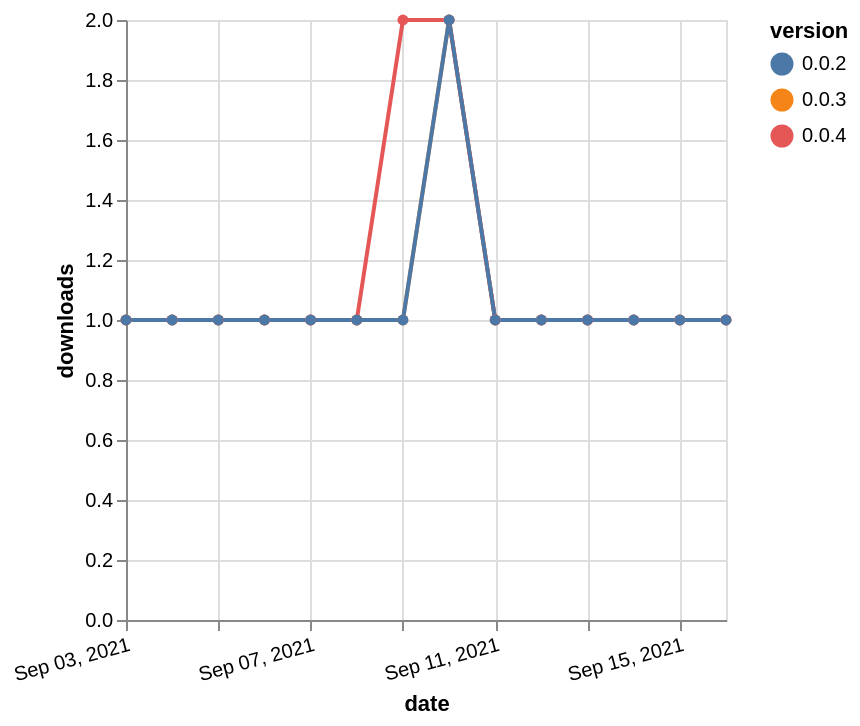

The Vega-Lite source for this figure:
### Vega-Lite specification from a JSON file in a GitHub repository (floating-point values rounded to 4 significant figures)
{"$schema": "https://vega.github.io/schema/vega-lite/v5.json", "description": "A simple bar chart with embedded data.", "data": {"values": [{"date": "2021-09-03", "total": 185, "delta": 1, "version": "0.0.3"}, {"date": "2021-09-04", "total": 186, "delta": 1, "version": "0.0.3"}, {"date": "2021-09-05", "total": 187, "delta": 1, "version": "0.0.3"}, {"date": "2021-09-06", "total": 188, "delta": 1, "version": "0.0.3"}, {"date": "2021-09-07", "total": 189, "delta": 1, "version": "0.0.3"}, {"date": "2021-09-08", "total": 190, "delta": 1, "version": "0.0.3"}, {"date": "2021-09-09", "total": 191, "delta": 1, "version": "0.0.3"}, {"date": "2021-09-10", "total": 193, "delta": 2, "version": "0.0.3"}, {"date": "2021-09-11", "total": 194, "delta": 1, "version": "0.0.3"}, {"date": "2021-09-12", "total": 195, "delta": 1, "version": "0.0.3"}, {"date": "2021-09-13", "total": 196, "delta": 1, "version": "0.0.3"}, {"date": "2021-09-14", "total": 197, "delta": 1, "version": "0.0.3"}, {"date": "2021-09-15", "total": 198, "delta": 1, "version": "0.0.3"}, {"date": "2021-09-16", "total": 199, "delta": 1, "version": "0.0.3"}, {"date": "2021-09-03", "total": 146, "delta": 1, "version": "0.0.4"}, {"date": "2021-09-04", "total": 147, "delta": 1, "version": "0.0.4"}, {"date": "2021-09-05", "total": 148, "delta": 1, "version": "0.0.4"}, {"date": "2021-09-06", "total": 149, "delta": 1, "version": "0.0.4"}, {"date": "2021-09-07", "total": 150, "delta": 1, "version": "0.0.4"}, {"date": "2021-09-08", "total": 151, "delta": 1, "version": "0.0.4"}, {"date": "2021-09-09", "total": 153, "delta": 2, "version": "0.0.4"}, {"date": "2021-09-10", "total": 155, "delta": 2, "version": "0.0.4"}, {"date": "2021-09-11", "total": 156, "delta": 1, "version": "0.0.4"}, {"date": "2021-09-12", "total": 157, "delta": 1, "version": "0.0.4"}, {"date": "2021-09-13", "total": 158, "delta": 1, "version": "0.0.4"}, {"date": "2021-09-14", "total": 159, "delta": 1, "version": "0.0.4"}, {"date": "2021-09-15", "total": 160, "delta": 1, "version": "0.0.4"}, {"date": "2021-09-16", "total": 161, "delta": 1, "version": "0.0.4"}, {"date": "2021-09-03", "total": 196, "delta": 1, "version": "0.0.2"}, {"date": "2021-09-04", "total": 197, "delta": 1, "version": "0.0.2"}, {"date": "2021-09-05", "total": 198, "delta": 1, "version": "0.0.2"}, {"date": "2021-09-06", "total": 199, "delta": 1, "version": "0.0.2"}, {"date": "2021-09-07", "total": 200, "delta": 1, "version": "0.0.2"}, {"date": "2021-09-08", "total": 201, "delta": 1, "version": "0.0.2"}, {"date": "2021-09-09", "total": 202, "delta": 1, "version": "0.0.2"}, {"date": "2021-09-10", "total": 204, "delta": 2, "version": "0.0.2"}, {"date": "2021-09-11", "total": 205, "delta": 1, "version": "0.0.2"}, {"date": "2021-09-12", "total": 206, "delta": 1, "version": "0.0.2"}, {"date": "2021-09-13", "total": 207, "delta": 1, "version": "0.0.2"}, {"date": "2021-09-14", "total": 208, "delta": 1, "version": "0.0.2"}, {"date": "2021-09-15", "total": 209, "delta": 1, "version": "0.0.2"}, {"date": "2021-09-16", "total": 210, "delta": 1, "version": "0.0.2"}]}, "width": "container", "mark": {"type": "line", "point": {"filled": true}}, "encoding": {"x": {"field": "date", "type": "temporal", "timeUnit": "yearmonthdate", "title": "date", "axis": {"labelAngle": -15}}, "y": {"field": "delta", "type": "quantitative", "title": "downloads"}, "color": {"field": "version", "type": "nominal"}, "tooltip": {"field": "delta"}}}
